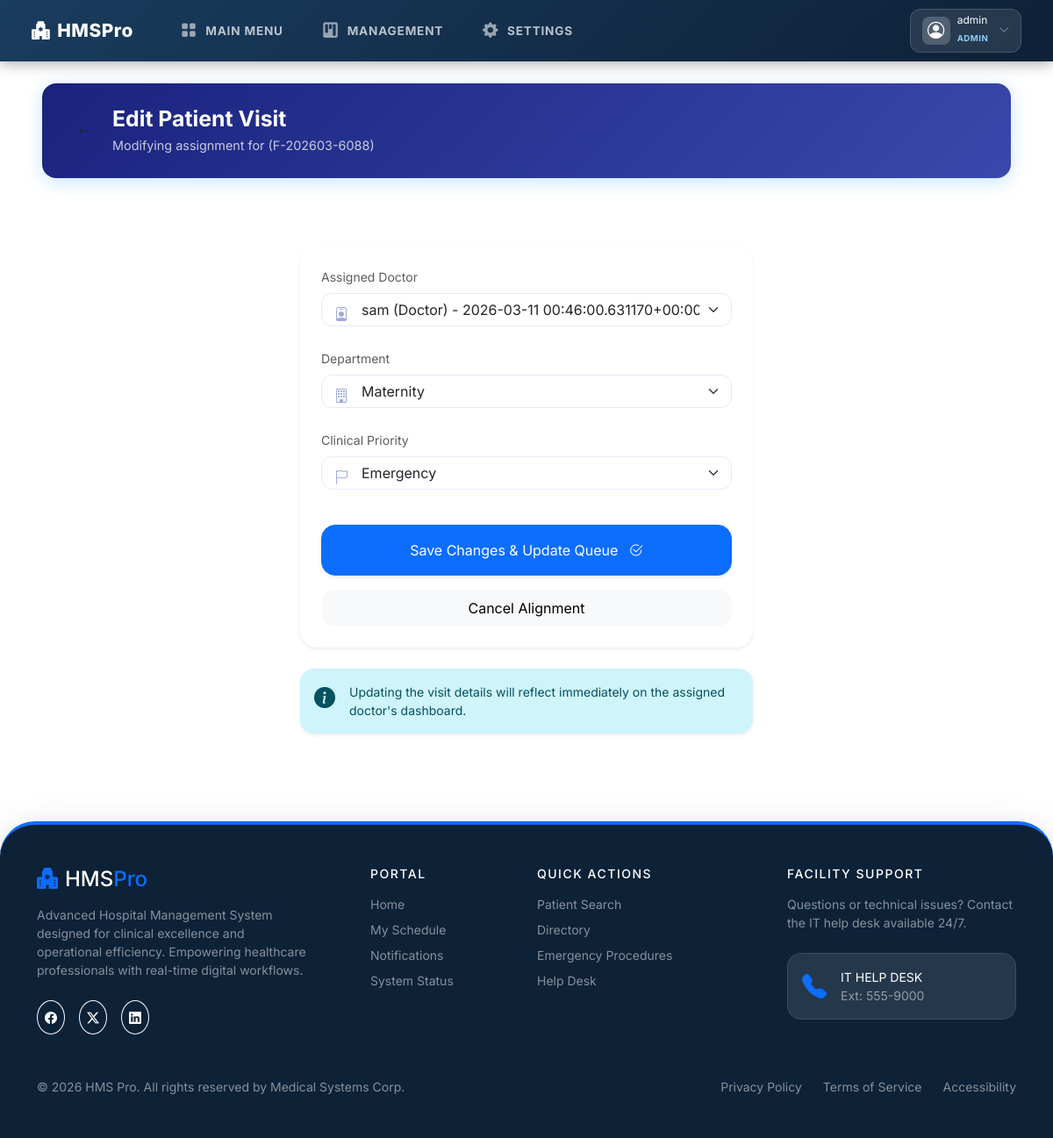
The page /reception/visit/9/edit/ (signed in) on the database its author committed.
### accounts/models.py (models this page shows)
class CustomUser(AbstractUser):
    ROLE_CHOICES = [
        ('Doctor', 'Doctor'),
        ('Reception', 'Reception'),
        ('Lab', 'Laboratory Staff'),
        ('Pharmacy', 'Pharmacist'),
        ('Payments', 'Billing Staff'),
        ('Nurse', 'Nurse'),
        ('WardManager', 'Ward Manager'),
        ('Admin', 'Administrator'),
    ]
    email = models.EmailField(unique=True)
    first_name = models.CharField(max_length=50)
    last_name = models.CharField(max_length=50)
    role = models.CharField(max_length=20, choices=ROLE_CHOICES, verbose_name="Select Role")
    phone = models.CharField(max_length=15, blank=True, null=True)
    address = models.TextField(blank=True, null=True)
    is_on_duty = models.BooleanField(default=True)
    schedule = models.CharField(max_length=100, blank=True, null=True) # e.g. Mon-Fri 08:00-16:00
    created_at = models.DateTimeField(default=timezone.now, editable=False)
    updated_at = models.DateTimeField(auto_now=True)
    employee_id = models.CharField(max_length=20, blank=True, null=True)  # Staff ID
    department = models.CharField(max_length=50, blank=True, null=True)   # e.g., Cardiology, Pharmacy
    profile_photo = models.ImageField(upload_to='profile_photos/', blank=True, null=True)
    def __str__(self):
        return f"{self.username} ({self.role}) - {self.created_at} {self.updated_at}"

### reception/models.py (models this page shows, shortened)
class PatientVisit(models.Model):
    STATUS_CHOICES = [
        ('Waiting', 'Waiting for Doctor'),
        ('Consulting', 'In Consultation'),
        ('Lab', 'In Laboratory'),
        ('Pharmacy', 'In Pharmacy'),
        ('Admitted', 'Admitted'),
        ('Billing', 'Waiting for Payment'),
        ('Discharged', 'Discharged'),
    ]
    PRIORITY_CHOICES = [
        ('Normal', 'Normal'),
        ('Urgent', 'Urgent'),
        ('Emergency', 'Emergency'),
    ]
    DEPARTMENT_CHOICES = [
        ('General OPD', 'General OPD'),
        ('Cardiology', 'Cardiology'),
        ('Neurology', 'Neurology'),
        ('Pediatrics', 'Pediatrics'),
        ('Maternity', 'Maternity'),
        ('Orthopedics', 'Orthopedics'),
        ('Internal Medicine', 'Internal Medicine'),
        ('Surgery', 'Surgery'),
        ('Dental', 'Dental'),
        ('Eye Clinic', 'Eye Clinic'),
        ('ENT', 'ENT (Ear, Nose, Throat)'),
        ('Oncology', 'Oncology'),
        ('Emergency', 'Emergency Room (ER)'),
    ]
    fish_id = models.CharField(max_length=20, unique=True, editable=False)
    patient = models.ForeignKey(Patient, on_delete=models.CASCADE, related_name='visits')
    assigned_doctor = models.ForeignKey(
        settings.AUTH_USER_MODEL,
        on_delete=models.SET_NULL,
        null=True,
        blank=True,
        related_name='assigned_patients',
        limit_choices_to={'role': 'Doctor'}
    )
    department = models.CharField(max_length=100, choices=DEPARTMENT_CHOICES, default='General OPD')
    status = models.CharField(max_length=20, choices=STATUS_CHOICES, default='Waiting')
    priority = models.CharField(max_length=20, choices=PRIORITY_CHOICES, default='Normal')
    created_at = models.DateTimeField(auto_now_add=True)
    updated_at = models.DateTimeField(auto_now=True)

### reception/views.py (the view)
        def wrapper(request, *args, **kwargs):
            if not request.user.is_authenticated:
                return redirect('login')
            if request.user.role not in role_names and not request.user.is_superuser:
                messages.error(request, f'Access denied. This area is for {role_names} staff only.')
                return redirect('redirect_dashboard')
            return view_func(request, *args, **kwargs)

### reception/forms.py
class PatientVisitForm(forms.ModelForm):
    class Meta:
        model = PatientVisit
        fields = ['patient', 'assigned_doctor', 'department', 'priority']
        widgets = {
            'patient': forms.Select(attrs={'class': 'form-select'}),
            'assigned_doctor': forms.Select(attrs={'class': 'form-select'}),
            'department': forms.Select(attrs={'class': 'form-select'}),
            'priority': forms.Select(attrs={'class': 'form-select'}),
        }
    def __init__(self, *args, **kwargs):
        super().__init__(*args, **kwargs)
        self.fields['assigned_doctor'].queryset = User.objects.filter(role='Doctor')

### reception/views.py (called while the page is built)
def role_required(role_names):
    if isinstance(role_names, str):
        role_names = [role_names]
    def decorator(view_func):
        def wrapper(request, *args, **kwargs):
            if not request.user.is_authenticated:
                return redirect('login')
            if request.user.role not in role_names and not request.user.is_superuser:
                messages.error(request, f'Access denied. This area is for {role_names} staff only.')
                return redirect('redirect_dashboard')
            return view_func(request, *args, **kwargs)
        return wrapper
    return decorator

@login_required
@role_required(['Reception', 'Admin'])
def edit_visit(request, pk):
    visit = PatientVisit.objects.get(pk=pk)
    if request.method == 'POST':
        form = PatientVisitForm(request.POST, instance=visit)
        if form.is_valid():
            form.save()
            messages.success(request, f'Visit {visit.fish_id} updated successfully.')
            return redirect('reception_dashboard')
    else:
        form = PatientVisitForm(instance=visit)
    return render(request, 'reception/edit_visit.html', {
        'form': form,
        'visit': visit,
        'page_title': 'Edit Patient Visit'
    })

### templates/reception/edit_visit.html (shortened to what this page needs)
{% extends 'base.html' %}
{% block content %}
<div class="page-header" style="background: linear-gradient(135deg, #1a237e 0%, #3949ab 100%);">
  <div class="d-flex align-items-center gap-3">
    <a href="{% url 'reception_dashboard' %}" class="btn btn-white btn-sm rounded-circle"><i class="bi bi-arrow-left"></i></a>
    <div>
      <h2 class="fw-800 mb-0">Edit Patient Visit</h2>
      <p class="mb-0 opacity-75">Modifying assignment for <strong>{{ visit.patient.get_full_name }}</strong> ({{ visit.fish_id }})</p>
    </div>
  </div>
</div>
<div class="container-fluid px-4 py-5">
  <div class="row justify-content-center">
    <div class="col-lg-6">
      <div class="hms-card border-0 shadow-sm p-4" style="border-radius: 20px;">
        <form method="POST">
          <div class="row g-4">
            <div class="col-12">
              <label class="form-label small fw-800 text-muted">Assigned Doctor</label>
              <div class="input-with-icon">
                <i class="bi bi-person-badge" style="position: absolute; left: 15px; top: 12px; color: #9fa8da;"></i>
                {{ form.assigned_doctor }}
              </div>
            </div>
            <div class="col-12">
              <label class="form-label small fw-800 text-muted">Department</label>
              <div class="input-with-icon">
                <i class="bi bi-building" style="position: absolute; left: 15px; top: 12px; color: #9fa8da;"></i>
                {{ form.department }}
              </div>
            </div>
            <div class="col-12">
              <label class="form-label small fw-800 text-muted">Clinical Priority</label>
              <div class="input-with-icon">
                <i class="bi bi-flag" style="position: absolute; left: 15px; top: 12px; color: #9fa8da;"></i>
                {{ form.priority }}
              </div>
            </div>
            <div class="col-12 pt-3">
              <button type="submit" class="btn btn-primary w-100 fw-800 py-3 rounded-4 shadow-sm">
                Save Changes & Update Queue <i class="bi bi-check2-circle ms-2"></i>
              </button>
              <a href="{% url 'reception_dashboard' %}" class="btn btn-light w-100 fw-700 mt-3 py-2 rounded-4">Cancel Alignment</a>
            </div>
          </div>
        </form>
      </div>
      <div class="alert alert-info border-0 shadow-sm mt-4 rounded-4 d-flex gap-3">
        <i class="bi bi-info-circle-fill fs-4"></i>
        <div class="small">
          Updating the visit details will reflect immediately on the assigned doctor's dashboard.
        </div>
      </div>
    </div>
  </div>
</div>
{% endblock %}

### templates/base.html (shortened to what this page needs)
<!DOCTYPE html>
<html lang="en">
<head>
  <link rel="stylesheet" href="https://cdn.jsdelivr.net/npm/bootstrap@5.3.3/dist/css/bootstrap.min.css">
  <link rel="stylesheet" href="https://cdn.jsdelivr.net/npm/bootstrap-icons@1.11.3/font/bootstrap-icons.min.css">
</head>
<body class="{% block body_class %}{% endblock %}">
<nav class="navbar hms-navbar fixed-top">
  <div class="container-fluid d-flex align-items-center justify-content-between">
    <div class="d-flex align-items-center">
      <a class="navbar-brand" href="{% url 'home' %}">
        <i class="bi bi-hospital-fill me-2"></i>HMS<span>Pro</span>
      </a>
      {% include 'includes/nav_links.html' %}
    </div>
    <div class="d-flex align-items-center gap-2">
      {% if user.is_authenticated %}
        <div class="dropdown">
          <button class="profile-angle-btn d-flex align-items-center gap-2" data-bs-toggle="dropdown">
            <div class="profile-avatar">
              <i class="bi bi-person-circle"></i>
            </div>
            <div class="profile-info d-none d-sm-block text-start">
              <span class="d-block fw-800 text-white lh-1" style="font-size: 0.75rem;">{{ user.get_full_name|default:user.username }}</span>
              <span class="badge-role-mini">{{ user.role|default:"Staff" }}</span>
            </div>
            <i class="bi bi-chevron-down text-white fs-xs opacity-50 ms-1"></i>
          </button>
        </div>
      {% else %}
        <a href="{% url 'login' %}" class="btn btn-sm btn-primary fw-700 px-3 rounded-pill">
          <i class="bi bi-lock-fill me-1"></i>Secure Login
        </a>
      {% endif %}
    </div>
  </div>
</nav>
<div class="hms-main" style="margin-top:60px;">
  {% block content %}{% endblock %}
</div>
{% include 'footer.html' %}
</body>
</html>

### templates/base.html (style rules this page uses)
:root { --hms-primary: #1a3c5e; --hms-accent: #2196f3; --hms-light-bg: #ffffff; --sidebar-w: 260px; }
* { font-family: 'Inter', sans-serif; }
body { background: var(--hms-light-bg); min-height: 100vh; }
.hms-navbar { background: linear-gradient(135deg, var(--hms-primary) 0%, #0d2137 100%); box-shadow: 0 2px 16px rgba(0,0,0,.35); padding: .6rem 1.5rem; }
.hms-navbar .navbar-brand { font-weight: 800; font-size: 1.3rem; color: #fff !important; letter-spacing: .5px; }
.hms-navbar .navbar-brand span { color: var(--hms-teal); }
.hms-main { padding: 2.2rem 3rem; min-height: calc(100vh - 60px); transition: all 0.3s ease; }
.page-header { background: linear-gradient(135deg, var(--hms-primary) 0%, var(--hms-accent) 100%); border-radius: 16px; padding: 1.6rem 2rem; color: #fff; margin-bottom: 1.8rem; box-shadow: 0 4px 20px rgba(33,150,243,.25); }
.page-header h2 { font-weight: 700; font-size: 1.55rem; margin: 0; }
.page-header p { margin: .3rem 0 0; opacity: .82; font-size: .9rem; }
.hms-card { border: none; border-radius: 16px; box-shadow: 0 2px 16px rgba(0,0,0,.06); background: #fff; overflow: hidden; }
.profile-angle-btn { background: rgba(255, 255, 255, 0.1); border: 1px solid rgba(255, 255, 255, 0.15); border-radius: 12px; padding: 0.4rem 0.8rem; transition: all 0.25s ease; backdrop-filter: blur(5px); }
.profile-avatar { width: 32px; height: 32px; background: rgba(255, 255, 255, 0.2); border-radius: 8px; display: flex; align-items: center; justify-content: center; color: #fff; font-size: 1.2rem; }
.badge-role-mini { font-size: 0.6rem; font-weight: 700; color: #90caf9; text-transform: uppercase; letter-spacing: 0.5px; }
.fs-xs { font-size: 0.75rem; }

### templates/reception/edit_visit.html (style rules this page uses)
.input-with-icon { position: relative; }
.input-with-icon select, .input-with-icon input { padding-left: 45px !important; border-radius: 12px; border: 1.5px solid #e8eaf6; }

### templates/footer.html (style rules this page uses)
.rounded-4 { border-radius: 12px; }

### rows shown on the page
CustomUser: get_full_name "admin", role "ADMIN"
PatientVisit: fish_id "F-202603-6088", assigned_doctor "sam (Doctor) - 2026-03-11 00:46:00.631170+00:00 2026-03-11 00:46:02.003034+00:00", department "Maternity", priority "Emergency"
